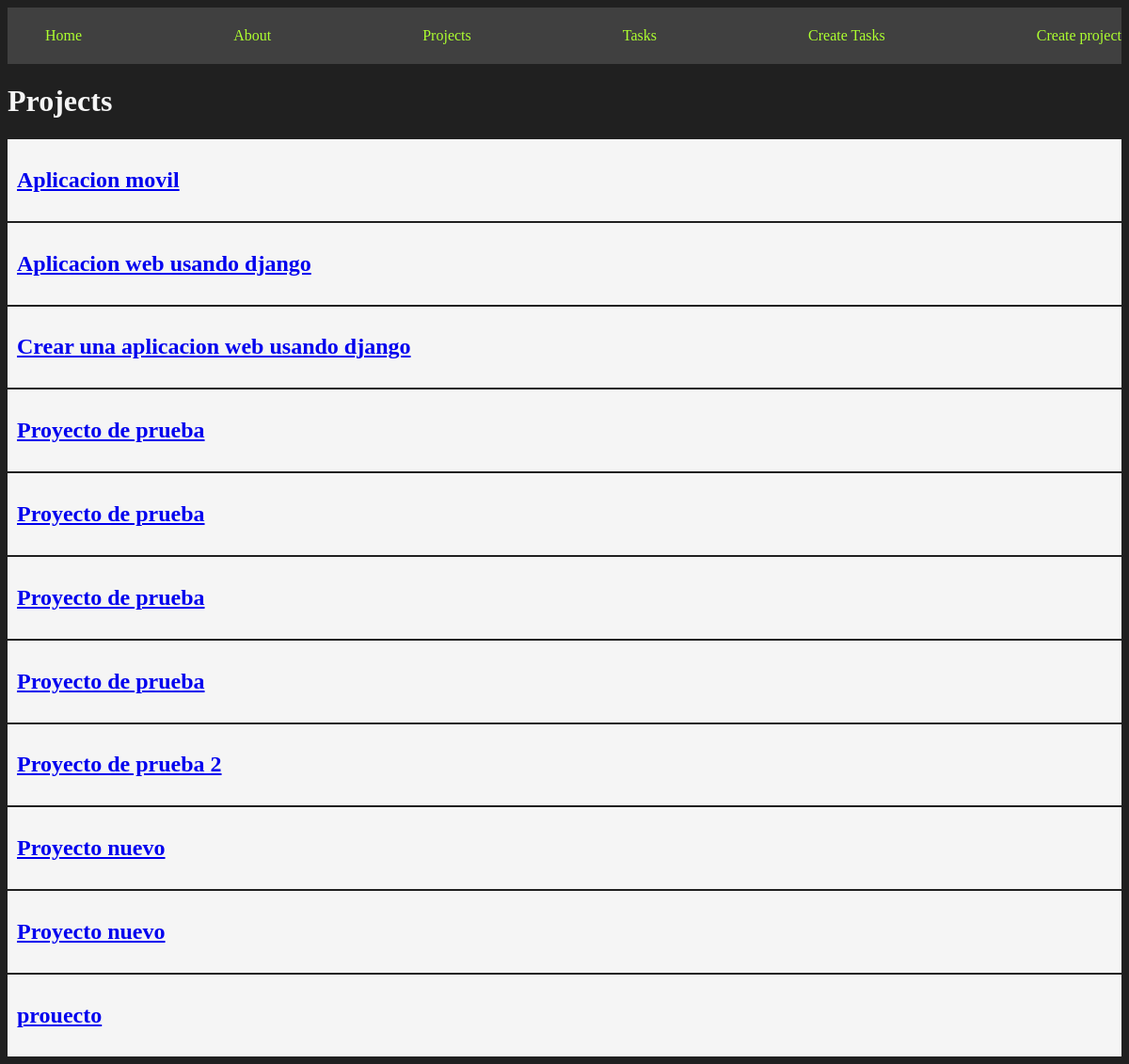
The page /projects/ on the database as committed earlier.
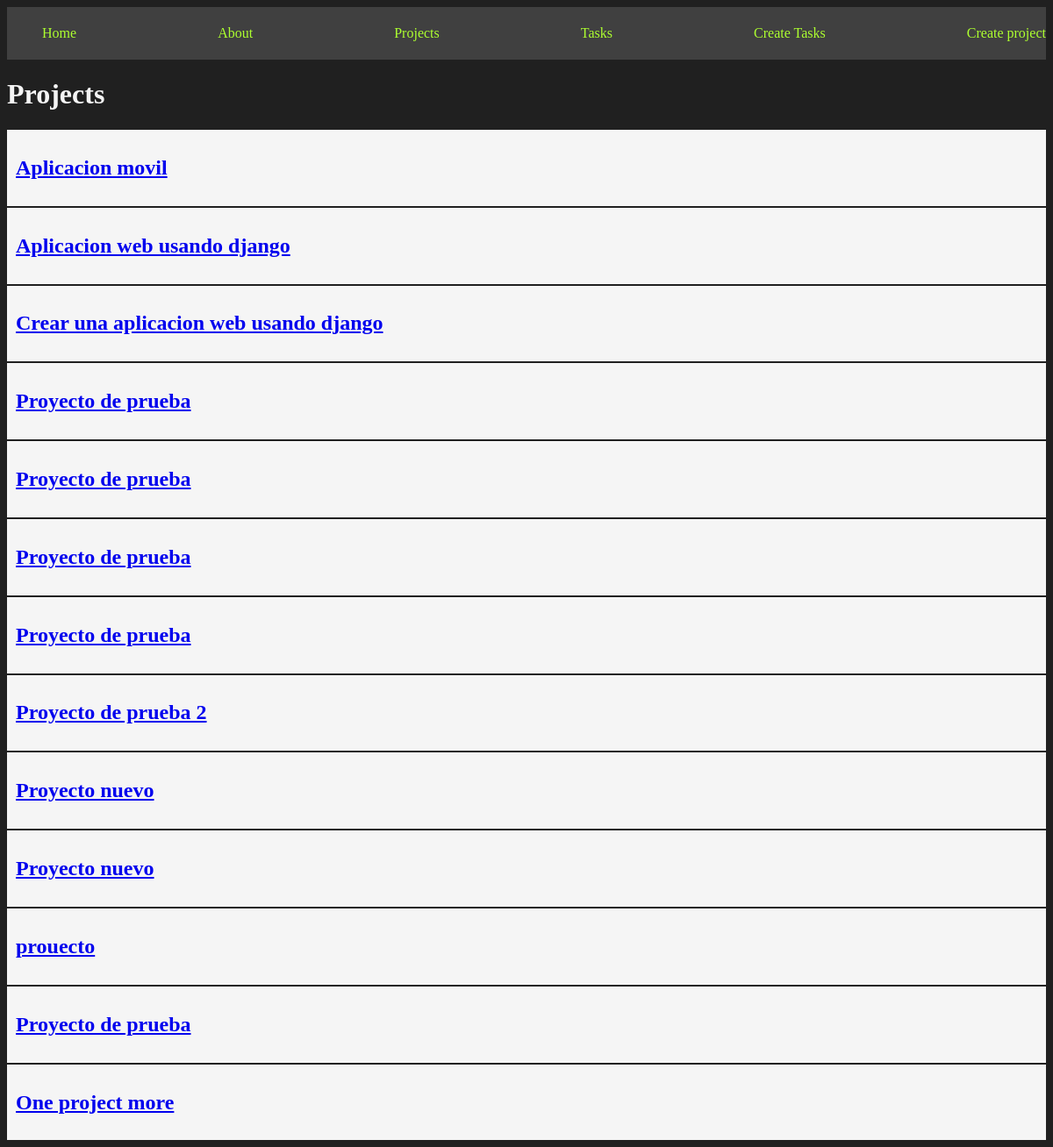
The same page on the database as committed later.
### myapp/models.py (models this page shows, shortened)
class Project(models.Model):
        name = models.CharField(max_length=200)

### myapp/views.py (the view)
# urls.py: path('projects/', views.projects, name="projects"),
def projects(request):
    projects = Project.objects.all()
    return render(request, 'projects.html', {
        'projects' : projects
    })

### myapp/templates/projects.html
{% extends 'layaouts/base.html' %}
{% block content %}
<h1>Projects</h1>
{% for project in projects  %}
<article class="card">
      <a href="{% url 'project_detail' project.id %}">
      <h1>{{project.name}}</h1>
      </a>
</article>
{% endfor %}
{% endblock %}

Rows that differ between the two databases and show on the page:
added Project: name "Proyecto de prueba"
added Project: name "One project more"
